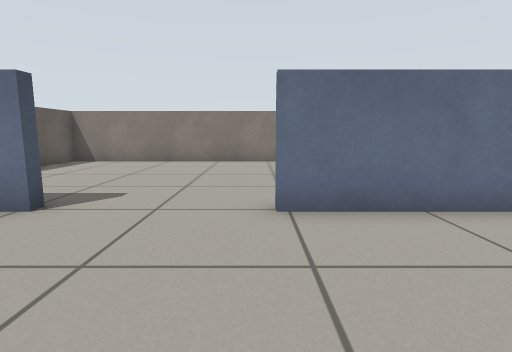
View 1 (above)

12 first-person views from a walk through a Gazebo world. The camera is 0.57 m above the floor, tilts 8° down and sees 80° across. The floor is counted in squares, 0.5 m on a side. Each view is taken from the middle of a square. On the plan, view 1 faces up. The plan holds only what a view shows up to about 13 squares ahead; the rest is blank.

View 2
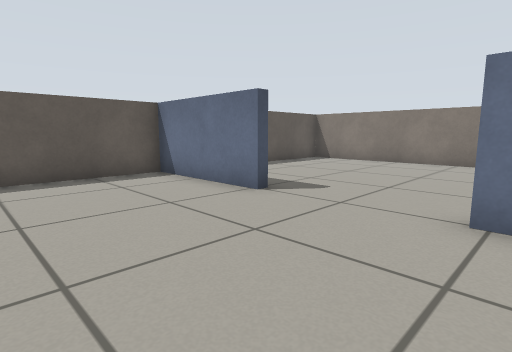

View 3
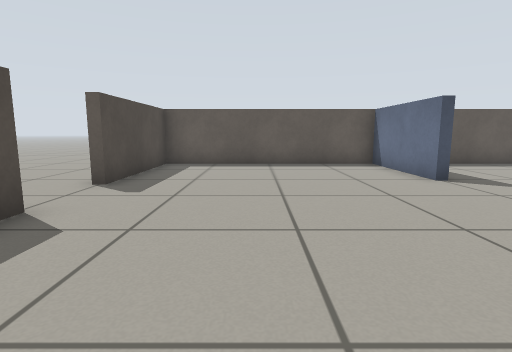

View 4
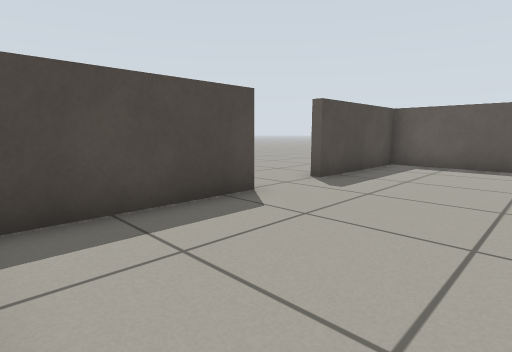

View 5
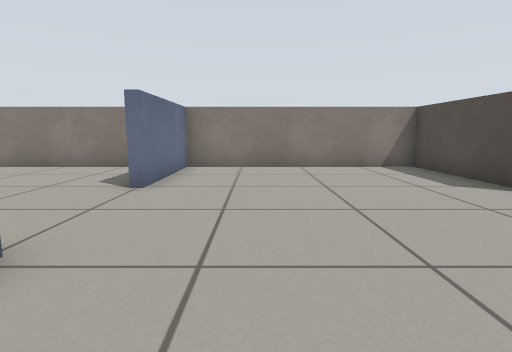

View 6
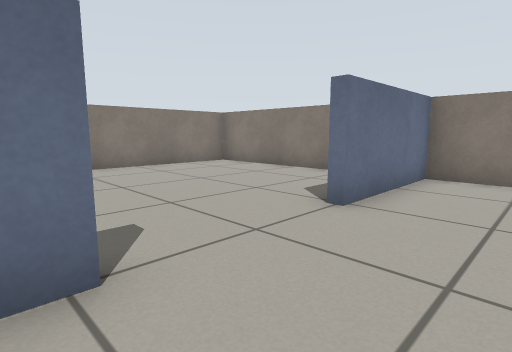

View 7
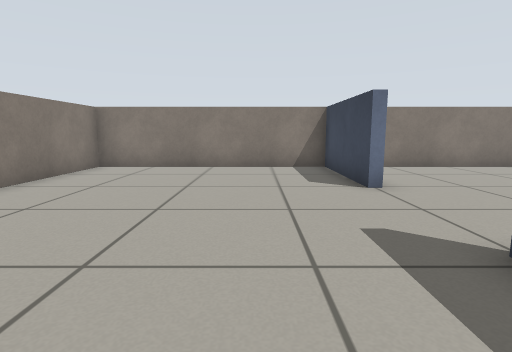

View 8
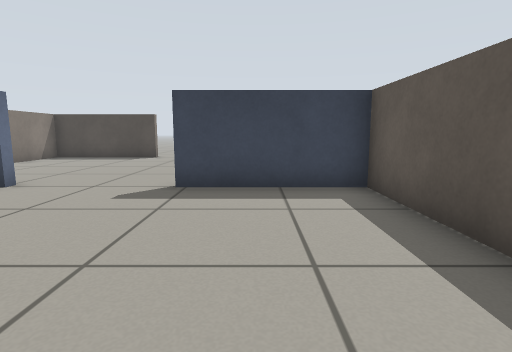

View 9
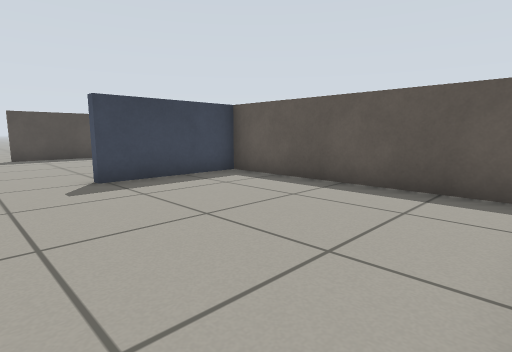

View 10
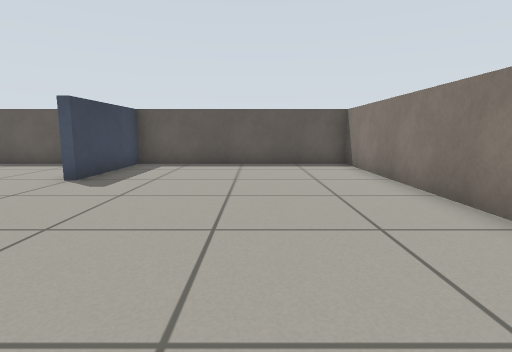

View 11
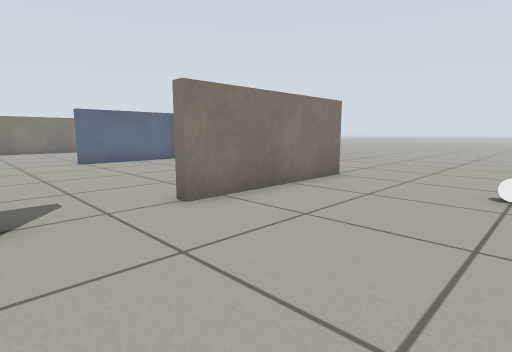

View 12
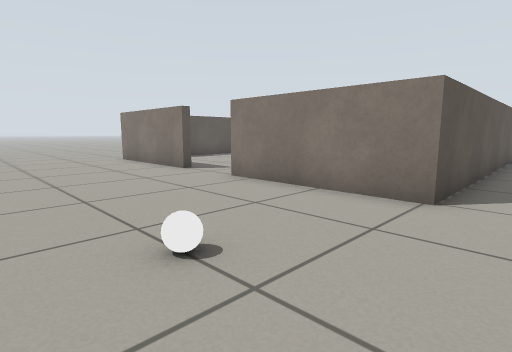

### Floor plan
Points are (right, up) in squares from view 1. A wall is a line through its corners. A room is listed if a view was taken in it or the views show most of it. See-through windows are left out.
Room 1 (views 1, 2, 3, 4, 5, 6, 7, 8, 9, 10)
walls: (-0.3, -3.3) (4.4, -3.3) (4.4, 4.3) (0.3, 4.3) (0.3, 4.7) (4.4, 4.7) (4.4, 12.4) (-7.4, 12.4) (-7.4, 4.7) (-3.3, 4.7) (-3.3, 4.3) (-7.4, 4.3) (-7.4, -3.3) (-2.7, -3.3)
ways out: opening at (-1.5, -3) to room 2
Room 2 (views 11, 12)
walls: (-2.7, -3.3) (-2.7, -3.6) (-7.2, -3.6); (4.7, -3.6) (-0.3, -3.6) (-0.3, -3.3)
ways out: opening at (-1.5, -3) to room 1; opening at (6, -3)
objects: white ball (4, -7)

Where each view was taken, in squares from view 1:
view 1: 0 up, 0 right, facing up
view 2: 0 up, 1 right, facing up-left
view 3: 0 up, 4 right, facing left
view 4: 1 up, 4 right, facing down-left
view 5: 2 up, 6 left, facing right
view 6: 2 up, 4 left, facing up-right
view 7: 7 up, 6 left, facing right
view 8: 11 up, 5 left, facing down
view 9: 12 up, 1 left, facing down-left
view 10: 9 up, 4 right, facing left
view 11: 8 down, 3 left, facing up-right
view 12: 9 down, 6 right, facing up-left
